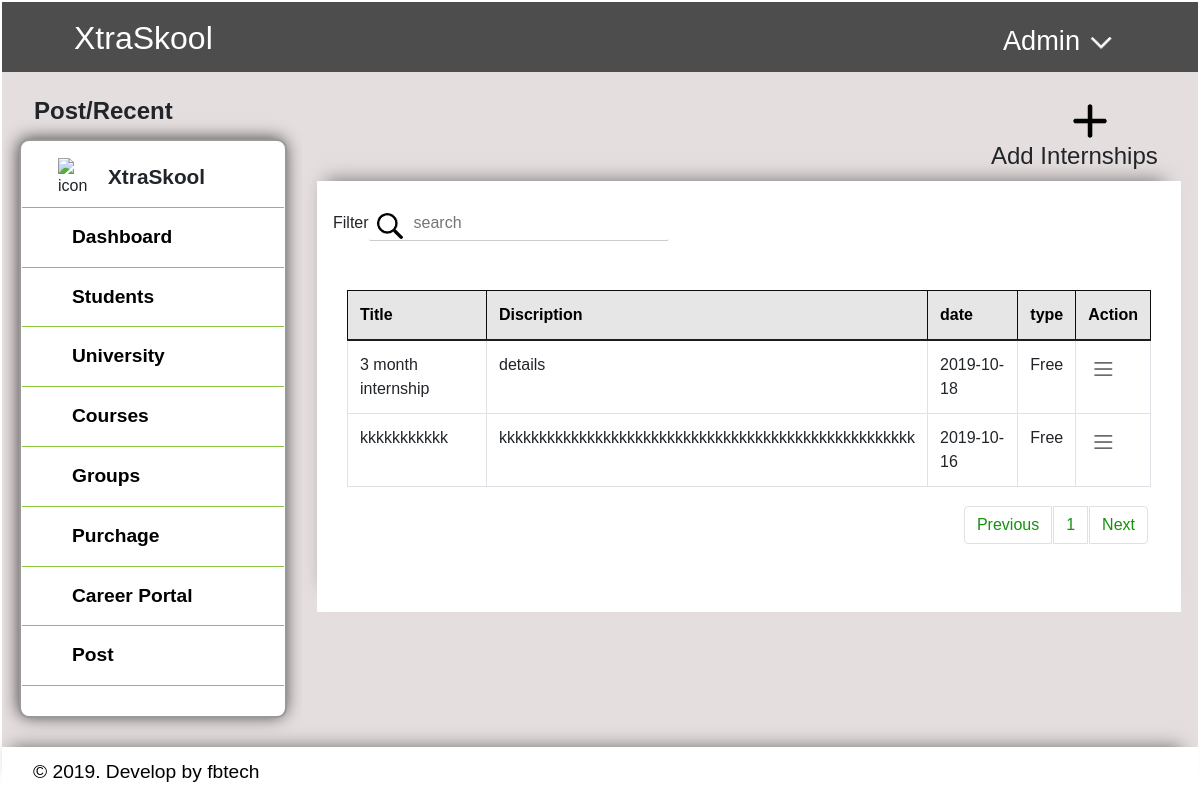
Screenshot of /internship.php with the database file from the repository.
### tables this page shows
CREATE TABLE `internship` (
  `intern_id` int(255) NOT NULL,
  `intern_title` text NOT NULL,
  `discription` text NOT NULL,
  `type` text NOT NULL,
  `intern_date` date NOT NULL
);

### internship.php (the view, shortened to what this page needs)
<?php
include('header.php'); ?>
<?php
    $con = db_connect();
    $results_per_page = 10;
    $count="SELECT * FROM `internship`";
    $result = mysqli_query($con, $count);
    $number_of_results = mysqli_num_rows($result);
    $number_of_pages = ceil($number_of_results/$results_per_page);
    if (!isset($_GET['page'])) {
        $page = 1;
        $prev = 1;
        $next = 1;
    } else {
        $page = $_GET['page'];
        $prev = $page - 1;
        $next = $page + 1;
    }
    $this_page_first_result = ($page-1)*$results_per_page;
      if( isset( $_POST['search'] ) ) {
        $searchKey = $_POST['search'];
        $sql = "SELECT * FROM internship WHERE CONCAT(`intern_id`, `intern_title`, `discription`, `type`, `intern_date`) LIKE  '%".$searchKey."%'";
    } else {
        $sql='SELECT * FROM internship LIMIT ' . $this_page_first_result . ',' .  $results_per_page;
        $searchKey = "search";
    }
    $result = mysqli_query($con, $sql);
?>
    <div class="student_body">
		<div class="row">
			<div class="col-sm-12">
				<div class="sileMenuSection col-sm-3 float-left">
					<h2>Post/Recent</h2>
					<div class=" sideMenu">
						<div id="logo_menu">
							<img src="image/logo.PNG" alt="icon">
							<h6>XtraSkool</h6>
						</div>
						<a href="dashboard.php" style="border-top: 1px solid #8CC63F;">Dashboard</a>
						<a href="students.php">Students</a>
						<a href="university.php">University</a>
						<a href="courses.php">Courses</a>
						<a href="groups.php">Groups</a>
						<a href="purchage.php">Purchage</a>
						<a href="career.php">Career Portal</a>
						<a href="post.php">Post</a>
					</div>
                </div>
                <div class="col-sm-9 float-right mt-4 " >
                    <div class="col-sm-3 float-right" data-toggle="modal" data-target="#exampleModal">
                        <img  src="image/plus.PNG" alt="add icon" style="width:40px; hiegth:40px; margin-left:90px;">
                        <h4 style="margin-left:10px;">Add Internships</h4>
                    </div>
                    <div class="col-sm-12 float-left pt-4 pb-5" style="box-shadow: -4px -13px 18px -13px rgba(0,0,0,0.5); background-color:white;" >
                        <form action="" method="POST">
                         Filter<input class="seachBox" name="search" type="input" placeholder="<?php echo $searchKey;?>">
                          </form>
                        <div   class=" col-sm-12 float-right pt-5  " style="overflow-y: auto;">
                            <table class="table table-bordered " style="with:100%; border: 1px solid #0b0b0b !important;">
                                <thead style="background-color: #e6e6e6; color: black;">
                                    <tr>
                                        <th scope="col">Title</th>
                                        <th scope="col">Discription</th>
                                        <th scope="col">date</th>
                                        <th scope="col">type</th>
                                        <th scope="col">Action</th>
                                    </tr>
                                 </thead>
                            <tbody>
                            <?php
								while ($rows = mysqli_fetch_object($result))
								{
							?>
                                <tr>
                                    <td><?php echo $rows->intern_title; ?></td>
						            <td><?php echo $rows->discription; ?></td>
						            <td><?php echo $rows->intern_date; ?></td>
                                    <td><?php echo $rows->type;  ?></td>
                                    <td>
                                        <div class=" dropleft">
                                        <img  class=" dropdown-toggle" data-toggle="dropdown" aria-haspopup="true" aria-expanded="false" src="image/action.PNG" alt="action" style="margin-auto;width:30px;hiegth:30px;">
                                        </div>
                                    </td>
                                </tr>
                                <?php
                                }
                            ?>
                            </tbody>
                            </table>
                           <nav aria-label="Page navigation example" class="float-right" >
                                <ul class="pagination" >
                                    <?php
                                        echo '<li class="page-item"><a style="color:#15910d;" class="page-link"  href="purchage.php?page=' . $prev . '">' . 'Previous' . '</a> ';
                                    ?>
                                    <?php
                                        for ($page=1;$page<=$number_of_pages;$page++) {
                                            echo '<li class="page-item"><a style="color:#15910d;" class="page-link"  href="purchage.php?page=' . $page . '">' . $page . '</a> ';
                                        }
                                    ?>
                                    <?php
                                        echo '<li class="page-item"><a style="color:#15910d;" class="page-link"  href="purchage.php?page=' . $next . '">' . 'Next' . '</a> ';
                                    ?>
                                </ul>
                             </nav>
                        </div>
                    </div>
                </div>
			</div>
			</div>
		</div>
<?php
include('footer.php');
?>

### css/main.css (style rules this page uses)
* { margin: 0; padding: 1px; font-family: 'PT Sans', sans-serif; }
.sileMenuSection { margin: 20px 0px 0px 0px; overflow: hidden; }
.sileMenuSection h2 { padding-left: 15px; padding-bottom: 5px; font-size: 1.5rem; font-weight: bold; }
#logo_menu { padding: 10px 35px; width: 100%; }
#logo_menu img { width: 40px; height: 40px; float: left; margin-top: 5px; margin-bottom: 10px; }
#logo_menu h6 { float: left; margin: 12px 10px; font-size: 1.3rem; font-weight: bold; }
.sideMenu { background-color: white; width: ; float: left; border: 2px solid #999999; border-radius: 10px; opacity: 1; padding-bottom: 30px; margin-bottom: 25px; box-shadow: -1px -1px 17px -1px rgba(0,0,0,0.75); -webkit-box-shadow: -1px -1px 17px -1px rgba(0,0,0,0.75); -moz-box-shadow: -1px -1px 17px -1px rgba(0,0,0,0.75); }
.sideMenu a { font-weight: bold; padding: 15px 50px; width: 100%; float: left; color: black; text-decoration: none; font-size: 1.2rem; border-bottom: 1px solid #8CC63F; opacity: 1; }
.seachBox { width: 300px; box-sizing: border-box; border: none; border-bottom: 1px solid #ccc; font-size: 16px; background-color: none; background-image: url('../image/search.PNG'); background-size: auto; background-position: 8px 7px; background-repeat: no-repeat; padding: 5px 10px 5px 45px; border-radius: 2px; outline: none; }
.student_body { background-color: #e5dede; }
.table thead th { vertical-align: bottom; border-bottom: 1px solid #1e1e1e; border-bottom-width: 2px; }
.table-bordered th { border: 1px solid #0d0d0d; border-bottom-color: rgb(13, 13, 13); border-bottom-style: solid; border-bottom-width: 1px; }

### rows the page displays
internship: intern_title "3 month internship", discription "details", intern_date "2019-10-18", type "Free"
internship: intern_title "kkkkkkkkkkk", discription "kkkkkkkkkkkkkkkkkkkkkkkkkkkkkkkkkkkkkkkkkkkkkkkkkkkk", intern_date "2019-10-16", type "Free"
